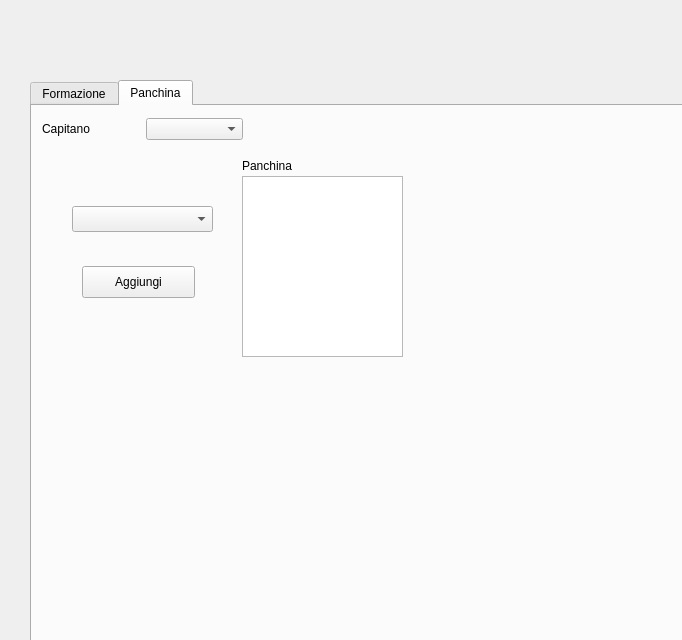
<?xml version="1.0" encoding="UTF-8"?>
<ui version="4.0">
 <class>lineup</class>
 <widget class="QDialog" name="lineup">
  <property name="geometry">
   <rect>
    <x>0</x>
    <y>0</y>
    <width>682</width>
    <height>640</height>
   </rect>
  </property>
  <property name="sizePolicy">
   <sizepolicy hsizetype="MinimumExpanding" vsizetype="MinimumExpanding">
    <horstretch>0</horstretch>
    <verstretch>0</verstretch>
   </sizepolicy>
  </property>
  <property name="maximumSize">
   <size>
    <width>4800</width>
    <height>16777215</height>
   </size>
  </property>
  <property name="windowTitle">
   <string>Inserisci formazione</string>
  </property>
  <widget class="QDialogButtonBox" name="buttonBox">
   <property name="enabled">
    <bool>false</bool>
   </property>
   <property name="geometry">
    <rect>
     <x>360</x>
     <y>580</y>
     <width>81</width>
     <height>63</height>
    </rect>
   </property>
   <property name="orientation">
    <enum>Qt::Vertical</enum>
   </property>
   <property name="standardButtons">
    <set>QDialogButtonBox::Cancel|QDialogButtonBox::Ok</set>
   </property>
  </widget>
  <widget class="QTabWidget" name="tabWidget">
   <property name="geometry">
    <rect>
     <x>30</x>
     <y>80</y>
     <width>661</width>
     <height>600</height>
    </rect>
   </property>
   <property name="sizePolicy">
    <sizepolicy hsizetype="MinimumExpanding" vsizetype="MinimumExpanding">
     <horstretch>0</horstretch>
     <verstretch>0</verstretch>
    </sizepolicy>
   </property>
   <property name="currentIndex">
    <number>1</number>
   </property>
   <widget class="QWidget" name="tab">
    <attribute name="title">
     <string>Formazione</string>
    </attribute>
    <widget class="QComboBox" name="comboBoxPortiere">
     <property name="enabled">
      <bool>false</bool>
     </property>
     <property name="geometry">
      <rect>
       <x>400</x>
       <y>30</y>
       <width>151</width>
       <height>32</height>
      </rect>
     </property>
     <property name="editable">
      <bool>false</bool>
     </property>
     <property name="frame">
      <bool>false</bool>
     </property>
    </widget>
    <widget class="QWidget" name="layoutWidget">
     <property name="geometry">
      <rect>
       <x>10</x>
       <y>0</y>
       <width>201</width>
       <height>51</height>
      </rect>
     </property>
     <layout class="QHBoxLayout" name="horizontalLayout">
      <item>
       <widget class="QLabel" name="labelPo_2">
        <property name="text">
         <string>Modulo</string>
        </property>
       </widget>
      </item>
      <item>
       <widget class="QComboBox" name="comboBoxModulo"/>
      </item>
     </layout>
    </widget>
    <widget class="QWidget" name="layoutWidget">
     <property name="geometry">
      <rect>
       <x>0</x>
       <y>400</y>
       <width>571</width>
       <height>41</height>
      </rect>
     </property>
     <layout class="QHBoxLayout" name="horizontalLayout_2">
      <item>
       <widget class="QComboBox" name="comboBoxAttaccanteDx">
        <property name="enabled">
         <bool>false</bool>
        </property>
        <property name="editable">
         <bool>false</bool>
        </property>
        <property name="frame">
         <bool>false</bool>
        </property>
       </widget>
      </item>
      <item>
       <spacer name="horizontalSpacer">
        <property name="orientation">
         <enum>Qt::Horizontal</enum>
        </property>
        <property name="sizeHint" stdset="0">
         <size>
          <width>40</width>
          <height>20</height>
         </size>
        </property>
       </spacer>
      </item>
      <item>
       <widget class="QComboBox" name="comboBoxAttaccanteCx">
        <property name="enabled">
         <bool>false</bool>
        </property>
        <property name="editable">
         <bool>false</bool>
        </property>
        <property name="frame">
         <bool>false</bool>
        </property>
       </widget>
      </item>
      <item>
       <spacer name="horizontalSpacer_2">
        <property name="orientation">
         <enum>Qt::Horizontal</enum>
        </property>
        <property name="sizeHint" stdset="0">
         <size>
          <width>40</width>
          <height>20</height>
         </size>
        </property>
       </spacer>
      </item>
      <item>
       <widget class="QComboBox" name="comboBoxAttaccanteSx">
        <property name="enabled">
         <bool>false</bool>
        </property>
        <property name="editable">
         <bool>false</bool>
        </property>
        <property name="frame">
         <bool>false</bool>
        </property>
       </widget>
      </item>
     </layout>
    </widget>
    <widget class="QWidget" name="layoutWidget">
     <property name="geometry">
      <rect>
       <x>10</x>
       <y>310</y>
       <width>571</width>
       <height>41</height>
      </rect>
     </property>
     <layout class="QHBoxLayout" name="horizontalLayout_3">
      <item>
       <widget class="QComboBox" name="comboBoxCentrocampistaDx">
        <property name="enabled">
         <bool>false</bool>
        </property>
        <property name="editable">
         <bool>false</bool>
        </property>
        <property name="frame">
         <bool>false</bool>
        </property>
       </widget>
      </item>
      <item>
       <spacer name="horizontalSpacer_3">
        <property name="orientation">
         <enum>Qt::Horizontal</enum>
        </property>
        <property name="sizeHint" stdset="0">
         <size>
          <width>40</width>
          <height>20</height>
         </size>
        </property>
       </spacer>
      </item>
      <item>
       <widget class="QComboBox" name="comboBoxCentrocampistaCx3">
        <property name="enabled">
         <bool>false</bool>
        </property>
        <property name="editable">
         <bool>false</bool>
        </property>
        <property name="frame">
         <bool>false</bool>
        </property>
       </widget>
      </item>
      <item>
       <spacer name="horizontalSpacer_4">
        <property name="orientation">
         <enum>Qt::Horizontal</enum>
        </property>
        <property name="sizeHint" stdset="0">
         <size>
          <width>40</width>
          <height>20</height>
         </size>
        </property>
       </spacer>
      </item>
      <item>
       <widget class="QComboBox" name="comboBoxCentrocampistaSx">
        <property name="enabled">
         <bool>false</bool>
        </property>
        <property name="editable">
         <bool>false</bool>
        </property>
        <property name="frame">
         <bool>false</bool>
        </property>
       </widget>
      </item>
     </layout>
    </widget>
    <widget class="QWidget" name="layoutWidget">
     <property name="geometry">
      <rect>
       <x>320</x>
       <y>235</y>
       <width>331</width>
       <height>41</height>
      </rect>
     </property>
     <layout class="QHBoxLayout" name="horizontalLayout_4">
      <item>
       <widget class="QComboBox" name="comboBoxCentrocampistaCx1">
        <property name="enabled">
         <bool>false</bool>
        </property>
        <property name="editable">
         <bool>false</bool>
        </property>
        <property name="frame">
         <bool>false</bool>
        </property>
       </widget>
      </item>
      <item>
       <spacer name="horizontalSpacer_5">
        <property name="orientation">
         <enum>Qt::Horizontal</enum>
        </property>
        <property name="sizeHint" stdset="0">
         <size>
          <width>40</width>
          <height>20</height>
         </size>
        </property>
       </spacer>
      </item>
      <item>
       <widget class="QComboBox" name="comboBoxCentrocampistaCx2">
        <property name="enabled">
         <bool>false</bool>
        </property>
        <property name="editable">
         <bool>false</bool>
        </property>
        <property name="frame">
         <bool>false</bool>
        </property>
       </widget>
      </item>
     </layout>
    </widget>
    <widget class="QWidget" name="layoutWidget">
     <property name="geometry">
      <rect>
       <x>200</x>
       <y>155</y>
       <width>571</width>
       <height>41</height>
      </rect>
     </property>
     <layout class="QHBoxLayout" name="horizontalLayout_5">
      <item>
       <widget class="QComboBox" name="comboBoxDifensoreDx">
        <property name="enabled">
         <bool>false</bool>
        </property>
        <property name="editable">
         <bool>false</bool>
        </property>
        <property name="frame">
         <bool>false</bool>
        </property>
       </widget>
      </item>
      <item>
       <spacer name="horizontalSpacer_6">
        <property name="orientation">
         <enum>Qt::Horizontal</enum>
        </property>
        <property name="sizeHint" stdset="0">
         <size>
          <width>40</width>
          <height>20</height>
         </size>
        </property>
       </spacer>
      </item>
      <item>
       <widget class="QComboBox" name="comboBoxDifensoreCx3">
        <property name="enabled">
         <bool>false</bool>
        </property>
        <property name="editable">
         <bool>false</bool>
        </property>
        <property name="frame">
         <bool>false</bool>
        </property>
       </widget>
      </item>
      <item>
       <spacer name="horizontalSpacer_7">
        <property name="orientation">
         <enum>Qt::Horizontal</enum>
        </property>
        <property name="sizeHint" stdset="0">
         <size>
          <width>40</width>
          <height>20</height>
         </size>
        </property>
       </spacer>
      </item>
      <item>
       <widget class="QComboBox" name="comboBoxDifensoreSx">
        <property name="enabled">
         <bool>false</bool>
        </property>
        <property name="editable">
         <bool>false</bool>
        </property>
        <property name="frame">
         <bool>false</bool>
        </property>
       </widget>
      </item>
     </layout>
    </widget>
    <widget class="QWidget" name="layoutWidget">
     <property name="geometry">
      <rect>
       <x>320</x>
       <y>100</y>
       <width>331</width>
       <height>41</height>
      </rect>
     </property>
     <layout class="QHBoxLayout" name="horizontalLayout_6">
      <item>
       <widget class="QComboBox" name="comboBoxDifensoreCx1">
        <property name="enabled">
         <bool>false</bool>
        </property>
        <property name="editable">
         <bool>false</bool>
        </property>
        <property name="frame">
         <bool>false</bool>
        </property>
       </widget>
      </item>
      <item>
       <spacer name="horizontalSpacer_8">
        <property name="orientation">
         <enum>Qt::Horizontal</enum>
        </property>
        <property name="sizeHint" stdset="0">
         <size>
          <width>40</width>
          <height>20</height>
         </size>
        </property>
       </spacer>
      </item>
      <item>
       <widget class="QComboBox" name="comboBoxDifensoreCx2">
        <property name="enabled">
         <bool>false</bool>
        </property>
        <property name="editable">
         <bool>false</bool>
        </property>
        <property name="frame">
         <bool>false</bool>
        </property>
       </widget>
      </item>
     </layout>
    </widget>
   </widget>
   <widget class="QWidget" name="tab_2">
    <attribute name="title">
     <string>Panchina</string>
    </attribute>
    <widget class="QLabel" name="labelPo_4">
     <property name="geometry">
      <rect>
       <x>210</x>
       <y>50</y>
       <width>91</width>
       <height>20</height>
      </rect>
     </property>
     <property name="text">
      <string>Panchina</string>
     </property>
    </widget>
    <widget class="QComboBox" name="comboBoxPanchinari">
     <property name="geometry">
      <rect>
       <x>40</x>
       <y>100</y>
       <width>141</width>
       <height>26</height>
      </rect>
     </property>
    </widget>
    <widget class="QPushButton" name="pushButtonAggiungii">
     <property name="geometry">
      <rect>
       <x>50</x>
       <y>160</y>
       <width>113</width>
       <height>32</height>
      </rect>
     </property>
     <property name="text">
      <string>Aggiungi</string>
     </property>
    </widget>
    <widget class="QListWidget" name="listPanchinari">
     <property name="geometry">
      <rect>
       <x>210</x>
       <y>70</y>
       <width>161</width>
       <height>181</height>
      </rect>
     </property>
     <property name="editTriggers">
      <set>QAbstractItemView::DoubleClicked|QAbstractItemView::EditKeyPressed|QAbstractItemView::SelectedClicked</set>
     </property>
    </widget>
    <widget class="QWidget" name="layoutWidget">
     <property name="geometry">
      <rect>
       <x>10</x>
       <y>10</y>
       <width>201</width>
       <height>26</height>
      </rect>
     </property>
     <layout class="QHBoxLayout" name="horizontalLayout_7">
      <item>
       <widget class="QLabel" name="labelPo_3">
        <property name="text">
         <string>Capitano</string>
        </property>
       </widget>
      </item>
      <item>
       <widget class="QComboBox" name="comboBoxCapitano"/>
      </item>
     </layout>
    </widget>
   </widget>
  </widget>
 </widget>
 <resources/>
 <connections/>
</ui>
